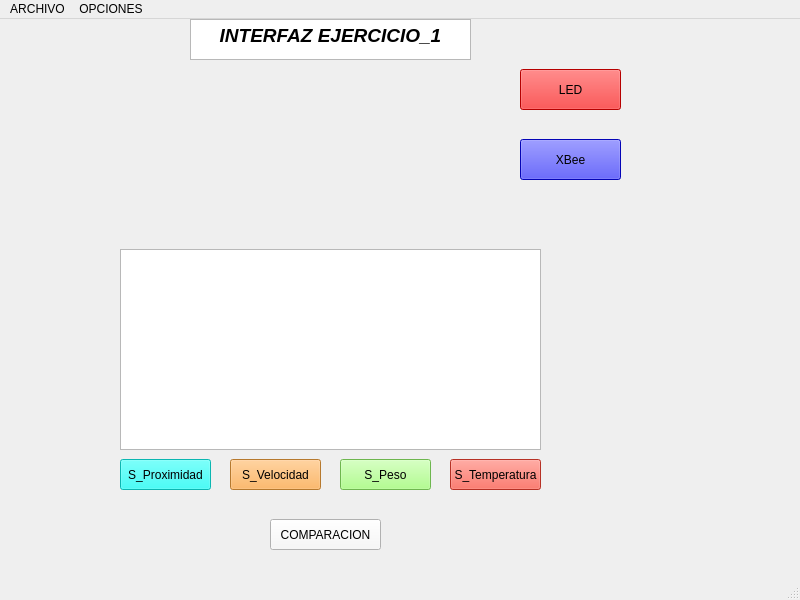
<?xml version="1.0" encoding="UTF-8"?>
<ui version="4.0">
 <class>Ejercicio_1</class>
 <widget class="QMainWindow" name="Ejercicio_1">
  <property name="geometry">
   <rect>
    <x>0</x>
    <y>0</y>
    <width>800</width>
    <height>600</height>
   </rect>
  </property>
  <property name="windowTitle">
   <string>MainWindow</string>
  </property>
  <property name="styleSheet">
   <string notr="true"/>
  </property>
  <widget class="QWidget" name="centralwidget">
   <widget class="QTextBrowser" name="textBrowser">
    <property name="geometry">
     <rect>
      <x>190</x>
      <y>0</y>
      <width>281</width>
      <height>41</height>
     </rect>
    </property>
    <property name="html">
     <string>&lt;!DOCTYPE HTML PUBLIC &quot;-//W3C//DTD HTML 4.0//EN&quot; &quot;http://www.w3.org/TR/REC-html40/strict.dtd&quot;&gt;
&lt;html&gt;&lt;head&gt;&lt;meta name=&quot;qrichtext&quot; content=&quot;1&quot; /&gt;&lt;style type=&quot;text/css&quot;&gt;
p, li { white-space: pre-wrap; }
&lt;/style&gt;&lt;/head&gt;&lt;body style=&quot; font-family:'MS Shell Dlg 2'; font-size:8.25pt; font-weight:400; font-style:normal;&quot;&gt;
&lt;p align=&quot;center&quot; style=&quot; margin-top:0px; margin-bottom:0px; margin-left:0px; margin-right:0px; -qt-block-indent:0; text-indent:0px;&quot;&gt;&lt;span style=&quot; font-size:14pt; font-weight:600; font-style:italic;&quot;&gt;INTERFAZ EJERCICIO_1&lt;/span&gt;&lt;/p&gt;&lt;/body&gt;&lt;/html&gt;</string>
    </property>
   </widget>
   <widget class="QPushButton" name="S_Proximidad">
    <property name="geometry">
     <rect>
      <x>120</x>
      <y>440</y>
      <width>91</width>
      <height>31</height>
     </rect>
    </property>
    <property name="styleSheet">
     <string notr="true">background-color: rgb(16, 255, 248);
font: 11pt &quot;Gill Sans Ultra Bold Condensed&quot;;</string>
    </property>
    <property name="text">
     <string>S_Proximidad</string>
    </property>
   </widget>
   <widget class="QPushButton" name="S_Velocidad">
    <property name="geometry">
     <rect>
      <x>230</x>
      <y>440</y>
      <width>91</width>
      <height>31</height>
     </rect>
    </property>
    <property name="styleSheet">
     <string notr="true">background-color: rgb(255, 169, 64);
font: 11pt &quot;Gill Sans Ultra Bold Condensed&quot;;</string>
    </property>
    <property name="text">
     <string>S_Velocidad</string>
    </property>
   </widget>
   <widget class="QPushButton" name="S_Peso">
    <property name="geometry">
     <rect>
      <x>340</x>
      <y>440</y>
      <width>91</width>
      <height>31</height>
     </rect>
    </property>
    <property name="styleSheet">
     <string notr="true">background-color: rgb(154, 255, 110);
font: 11pt &quot;Gill Sans Ultra Bold Condensed&quot;;</string>
    </property>
    <property name="text">
     <string>S_Peso</string>
    </property>
   </widget>
   <widget class="QPushButton" name="S_Temperatura">
    <property name="geometry">
     <rect>
      <x>450</x>
      <y>440</y>
      <width>91</width>
      <height>31</height>
     </rect>
    </property>
    <property name="styleSheet">
     <string notr="true">background-color: rgb(255, 69, 52);
font: 10pt &quot;Gill Sans Ultra Bold Condensed&quot;;</string>
    </property>
    <property name="text">
     <string>S_Temperatura</string>
    </property>
   </widget>
   <widget class="QPushButton" name="Comparacion">
    <property name="geometry">
     <rect>
      <x>270</x>
      <y>500</y>
      <width>111</width>
      <height>31</height>
     </rect>
    </property>
    <property name="styleSheet">
     <string notr="true">background-color: rgb(248, 248, 248);
font: 11pt &quot;Gill Sans Ultra Bold Condensed&quot;;</string>
    </property>
    <property name="text">
     <string>COMPARACION</string>
    </property>
   </widget>
   <widget class="QTableWidget" name="Tabla">
    <property name="geometry">
     <rect>
      <x>120</x>
      <y>230</y>
      <width>421</width>
      <height>201</height>
     </rect>
    </property>
   </widget>
   <widget class="QLabel" name="label">
    <property name="geometry">
     <rect>
      <x>150</x>
      <y>40</y>
      <width>361</width>
      <height>181</height>
     </rect>
    </property>
    <property name="text">
     <string/>
    </property>
    <property name="pixmap">
     <pixmap resource="IMAGES_RC.qrc">:/Tratamiento_Imagenes/Imagenes/Img_12.jpg</pixmap>
    </property>
    <property name="scaledContents">
     <bool>true</bool>
    </property>
   </widget>
   <widget class="QPushButton" name="LED">
    <property name="geometry">
     <rect>
      <x>520</x>
      <y>50</y>
      <width>101</width>
      <height>41</height>
     </rect>
    </property>
    <property name="styleSheet">
     <string notr="true">background-color: rgb(255, 0, 0);
font: 16pt &quot;Gill Sans Ultra Bold Condensed&quot;;</string>
    </property>
    <property name="text">
     <string>LED</string>
    </property>
   </widget>
   <widget class="QPushButton" name="XBee">
    <property name="geometry">
     <rect>
      <x>520</x>
      <y>120</y>
      <width>101</width>
      <height>41</height>
     </rect>
    </property>
    <property name="styleSheet">
     <string notr="true">background-color: rgb(6, 6, 255);
font: 16pt &quot;Gill Sans Ultra Bold Condensed&quot;;
</string>
    </property>
    <property name="text">
     <string>XBee</string>
    </property>
   </widget>
  </widget>
  <widget class="QMenuBar" name="menubar">
   <property name="geometry">
    <rect>
     <x>0</x>
     <y>0</y>
     <width>800</width>
     <height>21</height>
    </rect>
   </property>
   <widget class="QMenu" name="menuARCHIVO">
    <property name="title">
     <string>ARCHIVO</string>
    </property>
    <addaction name="actionLLAMADA"/>
    <addaction name="actionWHATSAPP"/>
    <addaction name="actionCORREO"/>
   </widget>
   <widget class="QMenu" name="menuOPCIONES">
    <property name="title">
     <string>OPCIONES</string>
    </property>
    <addaction name="actionGRAFICO"/>
    <addaction name="actionGRAFICO_2"/>
    <addaction name="actionBUSCAR"/>
    <addaction name="actionUBICACION"/>
    <addaction name="actionVISUALIZAR"/>
    <addaction name="actionCONTROL"/>
   </widget>
   <addaction name="menuARCHIVO"/>
   <addaction name="menuOPCIONES"/>
  </widget>
  <widget class="QStatusBar" name="statusbar"/>
  <action name="actionGRAFICO">
   <property name="icon">
    <iconset resource="IMAGES_RC.qrc">
     <normaloff>:/Tratamiento_Imagenes/Imagenes/icon_8.png</normaloff>:/Tratamiento_Imagenes/Imagenes/icon_8.png</iconset>
   </property>
   <property name="text">
    <string>GRAFICO 1</string>
   </property>
  </action>
  <action name="actionGRAFICO_2">
   <property name="icon">
    <iconset resource="IMAGES_RC.qrc">
     <normaloff>:/Tratamiento_Imagenes/Imagenes/icon_8.png</normaloff>:/Tratamiento_Imagenes/Imagenes/icon_8.png</iconset>
   </property>
   <property name="text">
    <string>GRAFICO 2</string>
   </property>
  </action>
  <action name="actionLLAMADA">
   <property name="icon">
    <iconset resource="IMAGES_RC.qrc">
     <normaloff>:/Tratamiento_Imagenes/Imagenes/icon_4.png</normaloff>:/Tratamiento_Imagenes/Imagenes/icon_4.png</iconset>
   </property>
   <property name="text">
    <string>LLAMADA</string>
   </property>
  </action>
  <action name="actionWHATSAPP">
   <property name="icon">
    <iconset resource="IMAGES_RC.qrc">
     <normaloff>:/Tratamiento_Imagenes/Imagenes/icon_7.png</normaloff>:/Tratamiento_Imagenes/Imagenes/icon_7.png</iconset>
   </property>
   <property name="text">
    <string>WHATSAPP</string>
   </property>
  </action>
  <action name="actionBUSCAR">
   <property name="icon">
    <iconset resource="IMAGES_RC.qrc">
     <normaloff>:/Tratamiento_Imagenes/Imagenes/icon_5.png</normaloff>:/Tratamiento_Imagenes/Imagenes/icon_5.png</iconset>
   </property>
   <property name="text">
    <string>BUSCAR</string>
   </property>
  </action>
  <action name="actionUBICACION">
   <property name="icon">
    <iconset resource="IMAGES_RC.qrc">
     <normaloff>:/Tratamiento_Imagenes/Imagenes/icon_2.png</normaloff>:/Tratamiento_Imagenes/Imagenes/icon_2.png</iconset>
   </property>
   <property name="text">
    <string>UBICACION</string>
   </property>
  </action>
  <action name="actionCORREO">
   <property name="icon">
    <iconset resource="IMAGES_RC.qrc">
     <normaloff>:/Tratamiento_Imagenes/Imagenes/icon_9.png</normaloff>:/Tratamiento_Imagenes/Imagenes/icon_9.png</iconset>
   </property>
   <property name="text">
    <string>CORREO</string>
   </property>
  </action>
  <action name="actionVISUALIZAR">
   <property name="icon">
    <iconset resource="IMAGES_RC.qrc">
     <normaloff>:/Tratamiento_Imagenes/Imagenes/icon_6.png</normaloff>:/Tratamiento_Imagenes/Imagenes/icon_6.png</iconset>
   </property>
   <property name="text">
    <string>VISUALIZAR</string>
   </property>
  </action>
  <action name="actionCONTROL">
   <property name="icon">
    <iconset resource="IMAGES_RC.qrc">
     <normaloff>:/Tratamiento_Imagenes/Imagenes/icon_10.png</normaloff>:/Tratamiento_Imagenes/Imagenes/icon_10.png</iconset>
   </property>
   <property name="text">
    <string>CONTROL</string>
   </property>
  </action>
 </widget>
 <resources>
  <include location="IMAGES_RC.qrc"/>
  <include location="IMAGES_RC.qrc"/>
 </resources>
 <connections/>
</ui>
